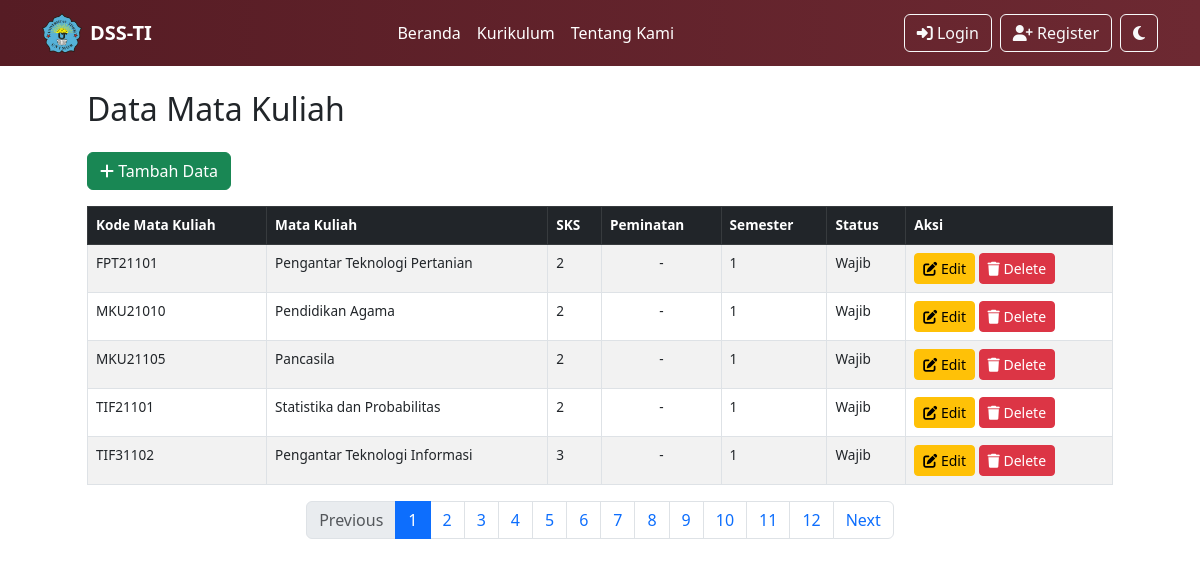
The app's page /matakuliah.php with its own data.
### tables this page shows
CREATE TABLE `akademik` (
  `id` int(10) NOT NULL,
  `semester` int(11) NOT NULL,
  `kode_mk` text NOT NULL,
  `mata_kuliah` text NOT NULL,
  `sks` int(11) NOT NULL,
  `status` text NOT NULL,
  `peminatan` varchar(70) NOT NULL
);

### matakuliah.php (the view, shortened to what this page needs)
<?php
$userLoggedIn = isset($_SESSION['user_logged_in']) && $_SESSION['user_logged_in'] == true;
$host = "localhost";
$user = "root";
$pass = "";
$db = "spk_db";
$conn = new mysqli($host, $user, $pass, $db);
$themeClass = $_SESSION['theme'] == 'dark' ? 'bg-dark text-light dark-mode' : '';
$themeIcon = $_SESSION['theme'] == 'dark' ? 'fas fa-sun' : 'fas fa-moon';
$limit = 5;
$page = isset($_GET['page']) && is_numeric($_GET['page']) ? (int)$_GET['page'] : 1;
$offset = ($page - 1) * $limit;
$totalSql = "SELECT COUNT(*) as total FROM akademik";
$totalResult = $conn->query($totalSql);
$totalRow = $totalResult->fetch_assoc();
$totalData = $totalRow['total'];
$totalPages = ceil($totalData / $limit);
$sql = "SELECT * FROM akademik LIMIT $limit OFFSET $offset";
$result = $conn->query($sql);
?>
<!DOCTYPE html>
<html lang="id">
<head>
    <link href="https://cdn.jsdelivr.net/npm/bootstrap@5.3.0/dist/css/bootstrap.min.css" rel="stylesheet">
    <link rel="stylesheet" href="https://cdnjs.cloudflare.com/ajax/libs/font-awesome/6.4.2/css/all.min.css">
</head>
<body class="<?php echo $themeClass; ?>">
<nav class="navbar navbar-expand-lg navbar-light">
    <div class="container">
        <a class="navbar-brand text-white fw-bold d-flex align-items-center" href="#">
            <img src="logo.png" alt="Logo" width="40" height="40" class="d-inline-block">
            <span class="ms-2">DSS-TI</span>
        </a>
        <div class="collapse navbar-collapse" id="navbarNav">
            <ul class="navbar-nav mx-auto">
                <li class="nav-item"><a class="nav-link text-white" href="index.php">Beranda</a></li>
                <li class="nav-item"><a class="nav-link text-white" href="kurikulum.php">Kurikulum</a></li>
                <li class="nav-item"><a class="nav-link text-white" href="about.php">Tentang Kami</a></li>
            </ul>
            <ul class="navbar-nav">
                <?php if ($userLoggedIn): ?>
                    <li class="nav-item">
                        <a class="btn btn-outline-light me-2" href="profile.php">
                            <i class="fas fa-user"></i> Profil
                        </a>
                    </li>
                    <li class="nav-item">
                        <a class="btn btn-outline-light me-2" href="proses_logout.php">
                            <i class="fas fa-sign-out-alt"></i> Logout
                        </a>
                    </li>
                <?php else: ?>
                    <li class="nav-item">
                        <a class="btn btn-outline-light me-2" href="Login.php">
                            <i class="fas fa-sign-in-alt"></i> Login
                        </a>
                    </li>
                    <li class="nav-item">
                        <a class="btn btn-outline-light me-2" href="Register.php">
                            <i class="fas fa-user-plus"></i> Register
                        </a>
                    </li>
                <?php endif; ?>
                <li class="nav-item">
                    <form method="POST" action="">
                        <button class="btn btn-outline-light" name="theme-toggle">
                            <i class="<?php echo $themeIcon; ?>"></i>
                        </button>
                    </form>
                </li>
            </ul>
        </div>
    </div>
</nav>
<div class="container" style="max-width: 1050px; margin: auto; font-size: 0.85rem;">
    <h2 class="my-4">Data Mata Kuliah</h2>
    <a href="create_akademik.php" class="btn btn-success mb-3"><i class="fas fa-plus"></i> Tambah Data</a>
    <div class="table-responsive">
        <table class="table table-bordered table-striped">
            <thead class="table-dark">
                <tr>
                    <th>Kode Mata Kuliah</th>
                    <th>Mata Kuliah</th>
                    <th>SKS</th>
                    <th>Peminatan</th>
                    <th>Semester</th>
                    <th>Status</th>
                    <th>Aksi</th>
                </tr>
            </thead>
            <tbody>
            <?php
            if ($result && $result->num_rows > 0) {
                while ($row = $result->fetch_assoc()) {
                    echo "<tr>";
                    echo "<td>".htmlspecialchars($row['kode_mk'])."</td>";
                    echo "<td>".htmlspecialchars($row['mata_kuliah'])."</td>";
                    echo "<td>".htmlspecialchars($row['sks'])."</td>";
                    $peminatan = trim($row['peminatan']);
                    echo "<td class='text-center'>".($peminatan ? htmlspecialchars($peminatan) : '-')."</td>";
                    echo "<td>".htmlspecialchars($row['semester'])."</td>";
                    echo "<td>".htmlspecialchars($row['status'])."</td>";
                    echo "<td>
                            <a href='edit_akademik.php?id=".$row['id']."' class='btn btn-warning btn-sm'><i class='fas fa-edit'></i> Edit</a>
                            <a href='delete_akademik.php?id=".$row['id']."' class='btn btn-danger btn-sm' onclick=\"return confirm('Yakin ingin menghapus data ini?');\"><i class='fas fa-trash'></i> Delete</a>
                          </td>";
                    echo "</tr>";
                }
            } else {
                echo "<tr><td colspan='7' class='text-center'>Tidak ada data.</td></tr>";
            }
            ?>
            </tbody>
        </table>
    </div>
    <nav aria-label="Page navigation">
        <ul class="pagination justify-content-center">
            <?php if ($page > 1): ?>
                <li class="page-item"><a class="page-link" href="?page=<?php echo $page-1; ?>">Previous</a></li>
            <?php else: ?>
                <li class="page-item disabled"><span class="page-link">Previous</span></li>
            <?php endif; ?>
            <?php for ($i = 1; $i <= $totalPages; $i++): ?>
                <li class="page-item <?php echo ($i == $page) ? 'active' : ''; ?>">
                    <a class="page-link" href="?page=<?php echo $i; ?>"><?php echo $i; ?></a>
                </li>
            <?php endfor; ?>
            <?php if ($page < $totalPages): ?>
                <li class="page-item"><a class="page-link" href="?page=<?php echo $page+1; ?>">Next</a></li>
            <?php else: ?>
                <li class="page-item disabled"><span class="page-link">Next</span></li>
            <?php endif; ?>
        </ul>
    </nav>
</div>
</body>
</html>

### matakuliah.php (style rules this page uses)
.navbar { background: linear-gradient(to right, #561C24, #6D2932); transition: background-color 0.3s ease, color 0.3s ease; }
.navbar .nav-link { color: white !important; }
.navbar-brand { color: white !important; }
body, .table, .navbar, .footer { transition: background-color 0.3s ease, color 0.3s ease; }

### records on screen
akademik: kode_mk "FPT21101", mata_kuliah "Pengantar Teknologi Pertanian", sks "2", semester "1", status "Wajib"
akademik: kode_mk "MKU21010", mata_kuliah "Pendidikan Agama", sks "2", semester "1", status "Wajib"
akademik: kode_mk "MKU21105", mata_kuliah "Pancasila", sks "2", semester "1", status "Wajib"
akademik: kode_mk "TIF21101", mata_kuliah "Statistika dan Probabilitas", sks "2", semester "1", status "Wajib"
akademik: kode_mk "TIF31102", mata_kuliah "Pengantar Teknologi Informasi", sks "3", semester "1", status "Wajib"
